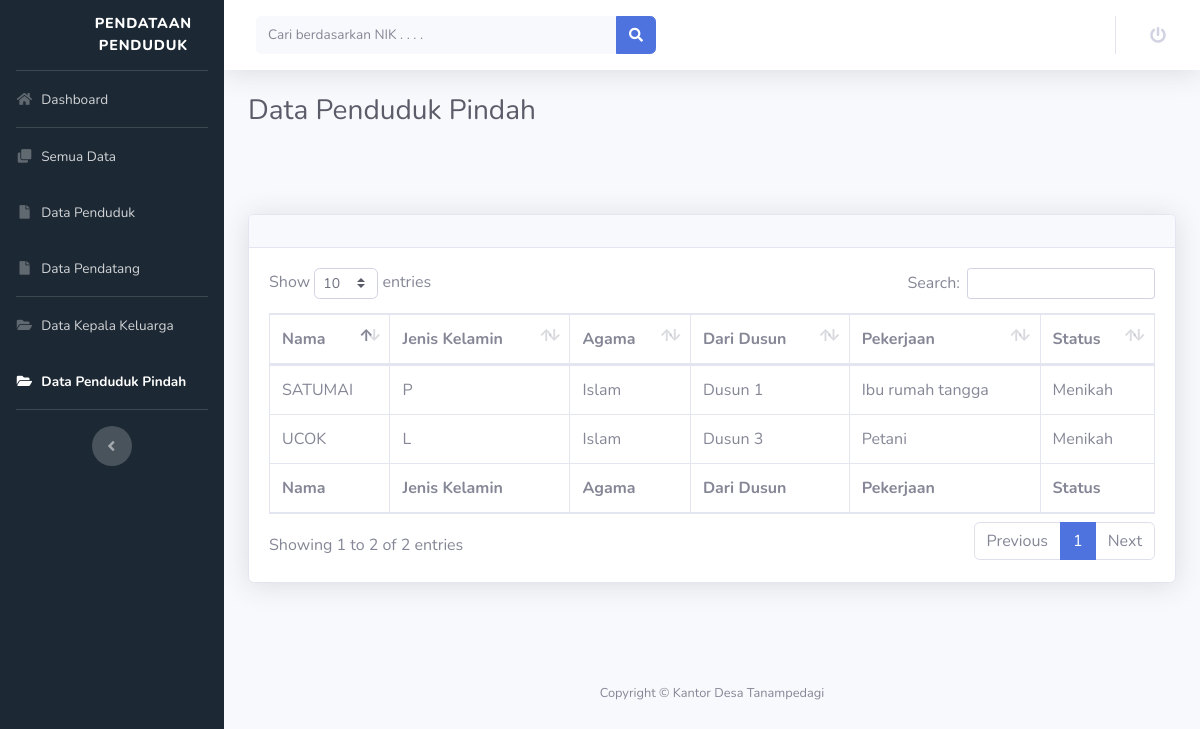
Page /Program/all_data_pin_user.php on the committed database.
### tables this page shows
CREATE TABLE `data_penduduk_pindah` (
  `nik` bigint(20) NOT NULL,
  `nama` varchar(50) NOT NULL,
  `agama` varchar(20) NOT NULL,
  `gender` varchar(11) NOT NULL,
  `ttl` date NOT NULL,
  `dusun` varchar(20) NOT NULL,
  `alamat` varchar(60) NOT NULL,
  `pendidikan` varchar(20) NOT NULL,
  `pekerjaan` varchar(20) NOT NULL,
  `gol_darah` varchar(2) NOT NULL,
  `no_telp` varchar(13) NOT NULL,
  `status` varchar(20) NOT NULL,
  `kategori` varchar(20) NOT NULL,
  `id_akun` int(11) NOT NULL
);

### Program/all_data_pin_user.php (the view, shortened to what this page needs)
<!DOCTYPE html>
<html lang="en">
<head>
    <link href="vendor/fontawesome-free/css/all.min.css" rel="stylesheet" type="text/css">
    <link href="css/sb-admin-2.min.css" rel="stylesheet">
    <link rel="stylesheet" type="text/css" href="css/style.css">
    <link href="vendor/datatables/dataTables.bootstrap4.min.css" rel="stylesheet">
</head>
<body id="page-top">
    <div id="wrapper">
        <ul class="navbar-nav samping sidebar sidebar-dark accordion" id="accordionSidebar">
            <a class="sidebar-brand d-flex align-items-center justify-content-center" href="index.php">
                <div class="sidebar-brand-icon logo">
                </div>
                <div class="sidebar-brand-text mx-3 text">Pendataan Penduduk</div>
            </a>
            <hr class="sidebar-divider my-0">
            <li class="nav-item">
                <a class="nav-link" href="index.php">
                    <i class="fas fa-fw fa-home"></i>
                    <span>Dashboard</span></a>
            </li>
            <hr class="sidebar-divider my-0">
            <li class="nav-item">
                <a class="nav-link" href="datas_user.php">
                    <i class="fas fa-fw fa-clone"></i>
                    <span>Semua Data</span></a>
            </li>
            <li class="nav-item">
                <a class="nav-link" href="all_data_user.php">
                    <i class="fas fa-fw fa-file"></i>
                    <span>Data Penduduk</span></a>
            </li>
            <li class="nav-item">
                <a class="nav-link" href="all_data_pendatang_user.php">
                    <i class="fas fa-fw fa-file"></i>
                    <span>Data Pendatang</span></a>
            </li>
            <hr class="sidebar-divider my-0">
            <li class="nav-item">
                <a class="nav-link" href="all_data_kep_user.php">
                    <i class="fas fa-fw fa-folder-open"></i>
                    <span>Data Kepala Keluarga</span></a>
            </li>
            <li class="nav-item active">
                <a class="nav-link" href="all_data_pin_user.php">
                    <i class="fas fa-fw fa-folder-open"></i>
                    <span>Data Penduduk Pindah</span></a>
            </li>
            <hr class="sidebar-divider d-none d-md-block">
            <div class="text-center d-none d-md-inline">
                <button class="rounded-circle border-0" id="sidebarToggle"></button>
            </div>
        </ul>
        <div id="content-wrapper" class="d-flex flex-column">
            <div id="content">
                <nav class="navbar navbar-expand navbar-light bg-white topbar mb-4 static-top shadow">
                    <form
                        class="d-none d-sm-inline-block form-inline mr-auto ml-md-3 my-2 my-md-0 mw-100 navbar-search" action="pencarian.php" method="POST" autocomplete="off">
                        <div class="input-group">
                            <input type="text" class="form-control bg-light border-0 small" placeholder="Cari berdasarkan NIK . . . ."
                                aria-label="Search" aria-describedby="basic-addon2" name="inputnik" required="">
                            <div class="input-group-append">
                                <button class="btn btn-primary" type="submit" name="submit">
                                    <i class="fas fa-search fa-sm"></i>
                                </button>
                            </div>
                        </div>
                    </form>
                    <ul class="navbar-nav ml-auto">
                        <li class="nav-item dropdown no-arrow mx-1">
                            <a class="nav-link dropdown-toggle" href="#" id="alertsDropdown" role="button"
                                data-toggle="modal" aria-haspopup="true" aria-expanded="false" data-target="#logoutModal">
                                <i class="fas fa-power-off fa-fw"></i>
                            </a>
                        </li>
                    </ul>
                </nav>
                <div class="container-fluid">
                    <h1 class="h3 mb-4 text-gray-800">Data Penduduk Pindah</h1>
                    <div class="input_down">
                    </div>
                    <br>
                    <div class="card shadow mb-4">
                        <div class="card-header py-3">
                        </div>
                        <div class="card-body">
                            <div class="table-responsive">
                                <table class="table table-bordered" id="dataTable" width="100%" cellspacing="0">
                                    <thead>
                                        <tr>
                                            <th>Nama</th>
                                            <th>Jenis Kelamin</th>
                                            <th>Agama</th>
                                            <th>Dari Dusun</th>
                                            <th>Pekerjaan</th>
                                            <th>Status</th>
                                        </tr>
                                    </thead>
                                    <tfoot>
                                        <tr>
                                            <th>Nama</th>
                                            <th>Jenis Kelamin</th>
                                            <th>Agama</th>
                                            <th>Dari Dusun</th>
                                            <th>Pekerjaan</th>
                                            <th>Status</th>
                                        </tr>
                                    </tfoot>
                                    <tbody>
                                    <?php
                                    require ('koneksi.php');
                                    $result= mysqli_query($conn, "SELECT * FROM data_penduduk_pindah");
                                    while ($data = mysqli_fetch_array($result)){
                                    ?>
                                        <tr>
                                            <td><?php echo $data['nama']; ?></td>
                                            <td><?php echo $data['gender']; ?></td>
                                            <td><?php echo $data['agama']; ?></td>
                                            <td><?php echo $data['dusun']; ?></td>
                                            <td><?php echo $data['pekerjaan']; ?></td>
                                            <td><?php echo $data['status']; ?></td>
                                        </tr>
                                    <?php
                                        }
                                    ?>
                                    </tbody>
                                </table>
                            </div>
                        </div>
                    </div>
                </div>
            <br>
            <br>
            <footer class="sticky-footer">
                <div class="container my-auto">
                    <div class="copyright text-center my-auto">
                        <span>Copyright &copy; Kantor Desa Tanampedagi</span>
                    </div>
                </div>
            </footer>
        </div>
    </div>
</body>
</html>

### Program/css/style.css (style rules this page uses)
div .logo { width: 90%; height: 270%; background-image: url('../img/lambang3.png'); background-size: 70%; background-repeat: no-repeat; background-position: center; }
.samping { background-color: #1C2833; }
.text { font-size: 90%; }
.input_down { height: 38px; margin-left: -2%; width: 104%; }

### rows in the picture
data_penduduk_pindah: nama "UCOK", gender "L", agama "Islam", dusun "Dusun 3", pekerjaan "Petani", status "Menikah"
data_penduduk_pindah: nama "SATUMAI", gender "P", agama "Islam", dusun "Dusun 1", pekerjaan "Ibu rumah tangga", status "Menikah"
